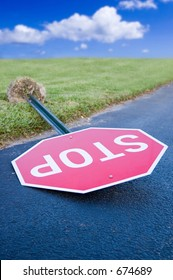
#> input picture data/training/broken_street_sign/-260nw-674689.jpg, 173 x 280 px; its folder holds 4 pictures in this run
$ python DataHandler.py
#> lines starting #> are read from the running program, lines starting #| are printed output that depends on the picture
import glob
import shutil
import os
import random
from PIL import Image
import matplotlib.pyplot as plt
import numpy as np

from google.cloud import storage

path_to_credentials = './credentials/train-deep-learning-models-ebca05976b3a.json' # with storage admin role

food_classes = ['broken_street_sign', 'damaged_bollard', 'damaged_street_light', 'pothole']


# [16 lines left out: function split_data_into_class_folders, not called in this run]


def visualize_some_images(path_to_data):

#> called with path_to_data = './data/training/'
    imgs_paths = []
    labels = []

    for r, d, f in os.walk(path_to_data):
        for file in f:
            if file.endswith(".jpg"):
                imgs_paths.append(os.path.join(r, file))
                labels.append(os.path.basename(r))

    fig = plt.figure()

    for i in range(16):
        chosen_index = random.randint(0, len(imgs_paths)-1)
        chosen_img = imgs_paths[chosen_index]
        chosen_label = labels[chosen_index]

        ax = fig.add_subplot(4,4, i+1)
        ax.title.set_text(chosen_label)
        ax.imshow(Image.open(chosen_img))

    fig.tight_layout(pad=0.05)
    plt.show()
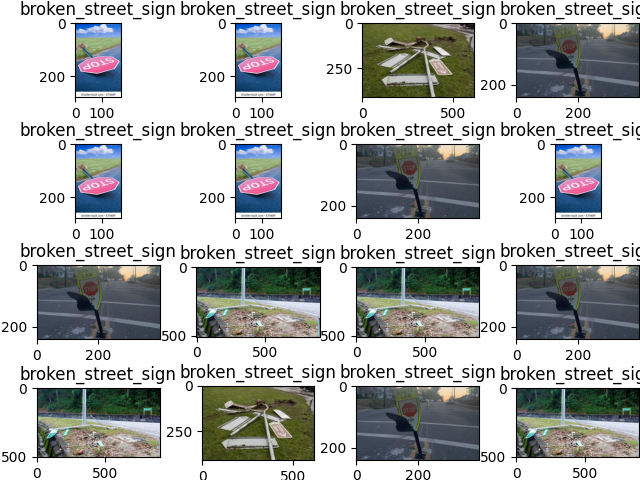
#> figure drawn by matplotlib, 16 panels


# [61 lines left out: functions get_images_sizes, list_blobs, download_data_to_local_directory, upload_data_to_bucket, not called in this run]


if __name__ == '__main__':

    split_data_switch = False
    visualize_data_switch = True
    print_insights_switch = False
    list_blobs_switch = False
    download_data_switch = False

    path_to_train_data = './data/training/'
    path_to_val_data = './data/training/'
    path_to_eval_data = './data/training/'


    if split_data_switch :
        for i in range(4):
            split_data_into_class_folders(path_to_train_data, i)
        for i in range(4):
            split_data_into_class_folders(path_to_val_data, i)
        for i in range(4):
            split_data_into_class_folders(path_to_eval_data, i)

    if visualize_data_switch:
        visualize_some_images(path_to_train_data)


    if print_insights_switch:
        mean_width, mean_height, median_width, median_height = get_images_sizes(path_to_train_data)

        print(f"mean width = {mean_width}")
        print(f"mean height = {mean_height}")
        print(f"median width = {median_width}")
        print(f"median height = {median_height}")


    if list_blobs_switch:
        blobs = list_blobs('images-data-bucket')

        for blob in blobs:
            print(blob.name)

    if download_data_switch:
        download_data_to_local_directory("images-data-bucket", "./data")
